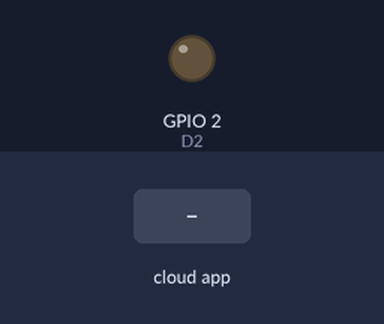
The sketch below on a simulated ESP32. Shown: output pins drawn as LEDs (lit = HIGH). The inputs (shaded band) are chosen by the test bench. WiFi joins after 1.5 s; servers stay silent unless stated; the Firebase database answers and starts empty; what the sketch prints to the serial monitor is not drawn.

Above: at 2.7 s.
2.8 s: the phone or cloud app sets humidity to 100
At 4.7 s:
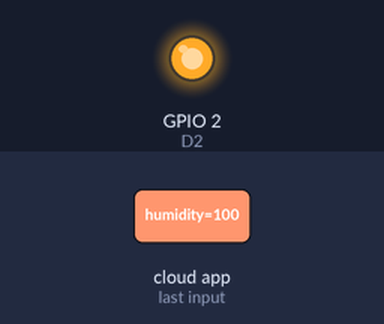
5.3 s: the phone or cloud app sets humidity to 0
At 6.9 s:
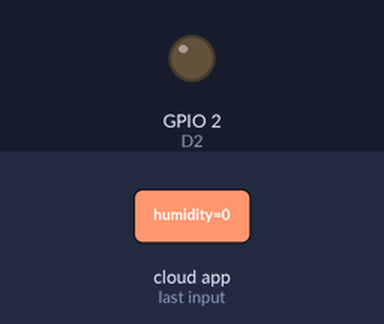
Timing chart, 0 to 8.4 s (numbered marks = the images above; inputs shaded):
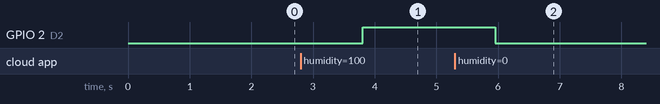

Measured:
- after the input at 2.8 s, GPIO 2 (D2): LOW → HIGH after 1.0 s
- after the input at 5.3 s, GPIO 2 (D2): HIGH → LOW after 0.65 s

The sketch:

AIP_rcvr.ino
```cpp
#include <WiFiManager.h>
#include "FirebaseESP32.h"

int D2 = 2;
float soilmoisturepercent = 0;

// Host servidor
#define FIREBASE_HOST "aipjackboys-default-rtdb.firebaseio.com"

// Secretos de la base de datos
#define FIREBASE_AUTH "kRW9DIgbPhTIBXuFgFxiaMLPYwQJ94DYHXbNlZ28"

WiFiClient client;
FirebaseData firebaseData;

void setup() {
  Serial.begin(9600);
  WiFiManager wifiManager;
  wifiManager.autoConnect("AutoConnectAP");

  while (WiFi.status() != WL_CONNECTED) {
    delay(500);
    Serial.print(".");
  }

  Serial.println("");
  Serial.println("Se conectó al wifi!");
  Serial.println(WiFi.localIP());

  Firebase.begin(FIREBASE_HOST, FIREBASE_AUTH);

  pinMode(D2, OUTPUT);
}

void loop() {
  // put your main code here, to run repeatedly:
  Firebase.getFloat(firebaseData, "/humidity");
  soilmoisturepercent = firebaseData.floatData();

  if(soilmoisturepercent >= 60 ) {
    digitalWrite(D2, HIGH);
  } else if (soilmoisturepercent < 60) {
    digitalWrite(D2, LOW);
  }

  delay(2000);
}
```
